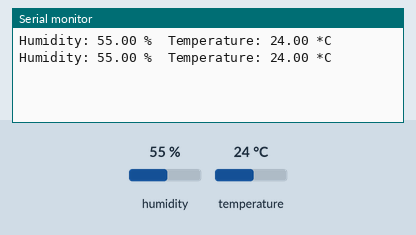
This sketch was run on a simulated Arduino Uno, built with avr-gcc and run on an emulated ATmega328P. On the bench: the last lines printed to the serial monitor. Inputs (shaded band) come from the test bench; at power-on: humidity 55 %, temperature 24 °C.

Above: at 2.8 s.
2.9 s: humidity set to 22 %
At 4.7 s:
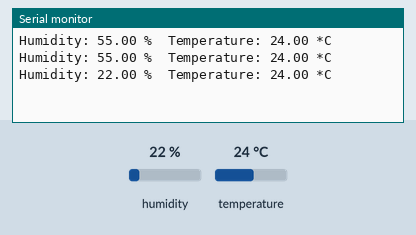
5.6 s: temperature set to 12 °C
At 7.1 s:
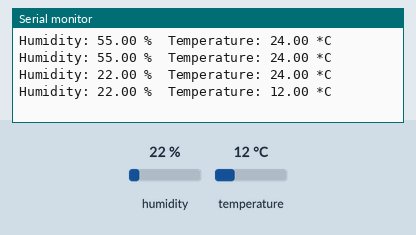
8.3 s: humidity set to 40 %
At 10.8 s:
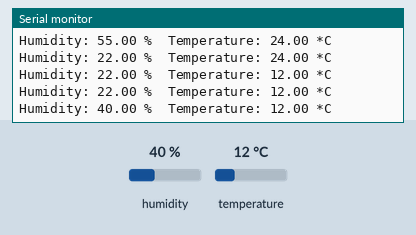
Timing chart, 0 to 12.3 s (numbered marks = the images above; inputs shaded):
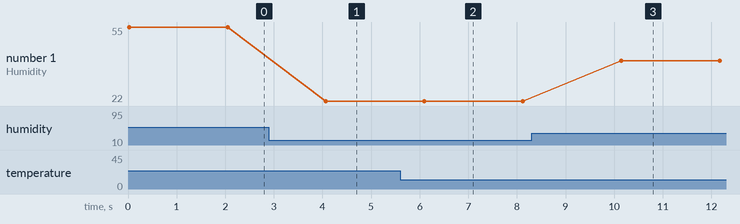

Measured:
- after the input at 2.9 s, the serial monitor: prints a new line after 1.2 s (image 1)
- after the input at 5.6 s, the serial monitor: prints a new line after 0.50 s (image 2)
- after the input at 8.3 s, the serial monitor: prints a new line after 1.8 s (image 3)
- plotted number 1: 55 → 22 after the input at 2.9 s, 22 → 40 after the input at 8.3 s

The sketch:

weatherStationESP8266.ino
```cpp
// Adafruit feather HUZZAH ESP8266 with DHT11 sensor that
// sends temperature and humidity readings to serial monitor

// Libraries
#include "DHT.h"

// Pin
#define DHTPIN 2

// Use DHT11 sensor
#define DHTTYPE DHT11

// Initialize DHT sensor
DHT dht( DHTPIN , DHTTYPE , 15 );

void setup() {
// Start Serial
Serial.begin( 115200 );

// Init DHT
dht.begin();
}


void loop() {

// Reading temperature and humidity
float h = dht.readHumidity();

// Read temperature as Celsius
float t = dht.readTemperature();
// Display data


Serial.print( "Humidity: " );
Serial.print( h );
Serial.print( " %\t" );
Serial.print( "Temperature: " );
Serial.print( t );
Serial.println( " *C " );

// Wait a few seconds between measurements.
delay( 2000 );

}
```
